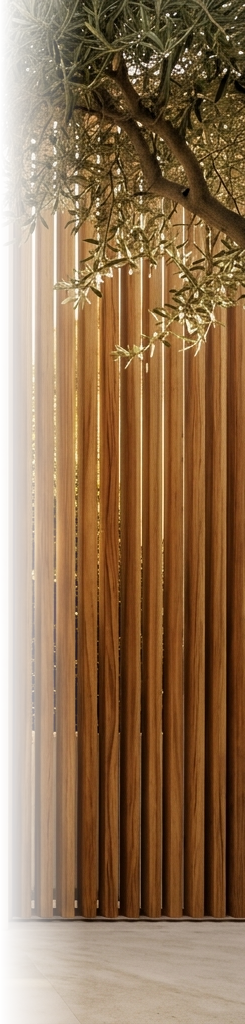
#> input picture assets/avenue-right-slats.png, 245 x 1024 px, given in place of avenue_travertine_seamless_wall_1793081566876.jpg, which was not available
$ python build_seamless_backgrounds.py
#> lines starting #> are read from the running program, lines starting #| are printed output that depends on the picture; pictures that were not available may be replaced by others from this repository, and a replacement may not be noted
import os
import numpy as np
from PIL import Image

brain_dir = r"C:\Users\nshra\.gemini\antigravity-ide\brain\2b511e0f-8307-45ab-95bb-baa24d0bc8c8"
workspace_dir = r"d:\INTERNSHIPS\SOCIAL MEDIA MANANGMENT[SKILLNEX]\WEBSITES\AvenueBuilders"
assets_dir = os.path.join(workspace_dir, "assets")

img_travertine = os.path.join(brain_dir, "avenue_travertine_seamless_wall_1793081566876.jpg")
img_panorama = os.path.join(brain_dir, "avenue_continuous_panorama_1793081604040.jpg")

# 1. Seamless Vertical Tile for Travertine Stone Wall
def make_vertical_seamless(img_path, blend_h=180):
#> called with blend_h = 180
    im = Image.open(img_path).convert('RGB')
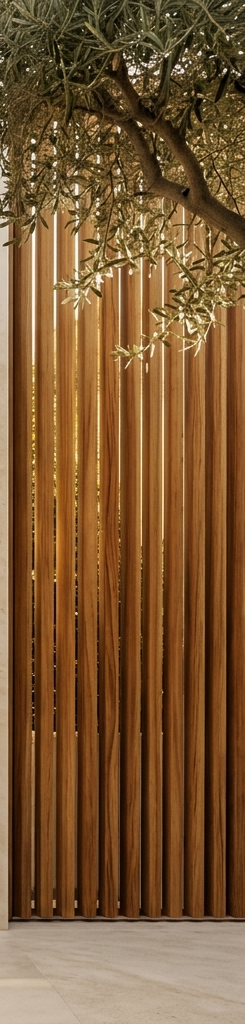
#> im: PIL image 245x1024 RGB; mean R, G, B 122.8, 87.5, 51.6
    arr = np.array(im, dtype=np.float32)
    h, w, c = arr.shape
#> h = 1024; w = 245; c = 3

    # We blend top blend_h rows with bottom blend_h rows
    top_strip = arr[:blend_h, :, :]
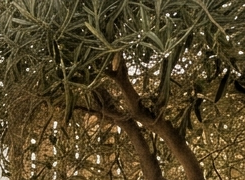
#> top_strip: shape (180, 245, 3) float32; mean R, G, B 82.9, 69, 39.5
    bottom_strip = arr[-blend_h:, :, :]
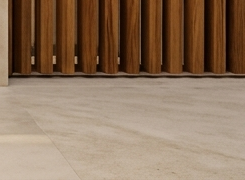
#> bottom_strip: shape (180, 245, 3) float32; mean R, G, B 140.8, 115.4, 93.1

    alpha = np.linspace(0, 1, blend_h)[:, None, None]

    # Blended seam
    blended = top_strip * (1 - alpha) + bottom_strip * alpha
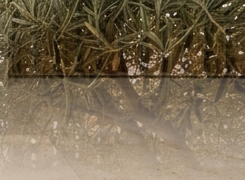
#> blended: shape (180, 245, 3) float64; mean R, G, B 121.5, 106, 82.1

    # Replace top with blended, and bottom with blended
    arr[:blend_h, :, :] = blended
    arr[-blend_h:, :, :] = blended
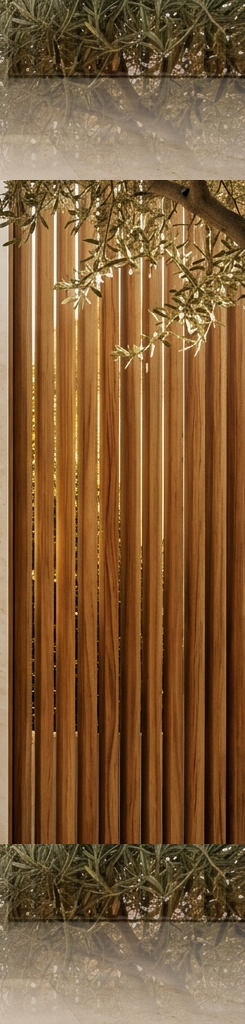
#> arr: shape (1024, 245, 3) float32; mean R, G, B 126.1, 92.4, 57.2

    res = Image.fromarray(np.clip(arr, 0, 255).astype(np.uint8))
    return res

seamless_trav = make_vertical_seamless(img_travertine, blend_h=180)
out_trav_path = os.path.join(assets_dir, "avenue-stone-seamless.jpg")
seamless_trav.save(out_trav_path, quality=95)
print(f"Saved seamless travertine wall to: {out_trav_path} ({seamless_trav.size})")
#| Saved seamless travertine wall to: d:\INTERNSHIPS\SOCIAL MEDIA MANANGMENT[SKILLNEX]\WEBSITES\AvenueBuilders/assets/avenue-stone-seamless.jpg ((245, 1024))

# 2. Extract Right Timber Wood Slats Screen (Full Height & Seamless)
pano = Image.open(img_panorama).convert('RGBA')
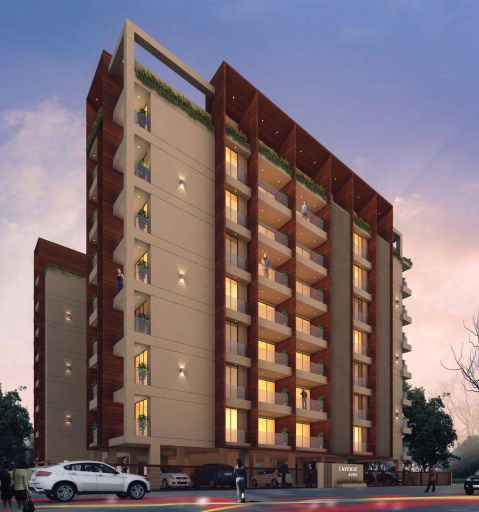
#> input picture assets/AURA-view.jpg, 958 x 1024 px, given in place of avenue_continuous_panorama_1793081604040.jpg, which was not available (shown at 1/2 size)
pw, ph = pano.size
#> pw = 958; ph = 1024

# The slats start around x = 1010 to pw
#> (the run stopped early here; a loop or call above may not have finished)
